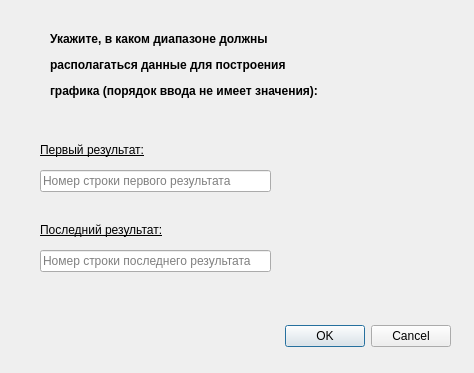
<?xml version="1.0" encoding="UTF-8"?>
<ui version="4.0">
 <class>user_data_for_chart</class>
 <widget class="QDialog" name="user_data_for_chart">
  <property name="geometry">
   <rect>
    <x>0</x>
    <y>0</y>
    <width>474</width>
    <height>373</height>
   </rect>
  </property>
  <property name="windowTitle">
   <string>Получение данных для построения графика</string>
  </property>
  <widget class="QDialogButtonBox" name="dialog_btns">
   <property name="geometry">
    <rect>
     <x>250</x>
     <y>320</y>
     <width>201</width>
     <height>32</height>
    </rect>
   </property>
   <property name="orientation">
    <enum>Qt::Horizontal</enum>
   </property>
   <property name="standardButtons">
    <set>QDialogButtonBox::Cancel|QDialogButtonBox::Ok</set>
   </property>
  </widget>
  <widget class="QLabel" name="title_plotting">
   <property name="geometry">
    <rect>
     <x>50</x>
     <y>20</y>
     <width>361</width>
     <height>91</height>
    </rect>
   </property>
   <property name="text">
    <string>&lt;html&gt;&lt;head/&gt;&lt;body&gt;&lt;p&gt;&lt;span style=&quot; font-size:9pt; font-weight:600;&quot;&gt;Укажите, в каком диапазоне должны &lt;/span&gt;&lt;/p&gt;&lt;p&gt;&lt;span style=&quot; font-size:9pt; font-weight:600;&quot;&gt;располагаться данные для построения &lt;/span&gt;&lt;/p&gt;&lt;p&gt;&lt;span style=&quot; font-size:9pt; font-weight:600;&quot;&gt;графика (порядок ввода не имеет значения):&lt;/span&gt;&lt;/p&gt;&lt;/body&gt;&lt;/html&gt;</string>
   </property>
  </widget>
  <widget class="QLineEdit" name="LE_first_result">
   <property name="geometry">
    <rect>
     <x>40</x>
     <y>170</y>
     <width>231</width>
     <height>22</height>
    </rect>
   </property>
   <property name="placeholderText">
    <string>Номер строки первого результата</string>
   </property>
  </widget>
  <widget class="QLineEdit" name="LE_last_result">
   <property name="geometry">
    <rect>
     <x>40</x>
     <y>250</y>
     <width>231</width>
     <height>22</height>
    </rect>
   </property>
   <property name="placeholderText">
    <string>Номер строки последнего результата</string>
   </property>
  </widget>
  <widget class="QLabel" name="lbl_result_1">
   <property name="geometry">
    <rect>
     <x>40</x>
     <y>140</y>
     <width>141</width>
     <height>21</height>
    </rect>
   </property>
   <property name="text">
    <string>&lt;html&gt;&lt;head/&gt;&lt;body&gt;&lt;p&gt;&lt;span style=&quot; font-size:9pt; text-decoration: underline;&quot;&gt;Первый результат:&lt;/span&gt;&lt;/p&gt;&lt;/body&gt;&lt;/html&gt;</string>
   </property>
  </widget>
  <widget class="QLabel" name="lbl_result_2">
   <property name="geometry">
    <rect>
     <x>40</x>
     <y>220</y>
     <width>161</width>
     <height>21</height>
    </rect>
   </property>
   <property name="text">
    <string>&lt;html&gt;&lt;head/&gt;&lt;body&gt;&lt;p&gt;&lt;span style=&quot; font-size:9pt; text-decoration: underline;&quot;&gt;Последний результат:&lt;/span&gt;&lt;/p&gt;&lt;/body&gt;&lt;/html&gt;</string>
   </property>
  </widget>
 </widget>
 <resources/>
 <connections>
  <connection>
   <sender>dialog_btns</sender>
   <signal>accepted()</signal>
   <receiver>user_data_for_chart</receiver>
   <slot>accept()</slot>
   <hints>
    <hint type="sourcelabel">
     <x>248</x>
     <y>254</y>
    </hint>
    <hint type="destinationlabel">
     <x>157</x>
     <y>274</y>
    </hint>
   </hints>
  </connection>
  <connection>
   <sender>dialog_btns</sender>
   <signal>rejected()</signal>
   <receiver>user_data_for_chart</receiver>
   <slot>reject()</slot>
   <hints>
    <hint type="sourcelabel">
     <x>316</x>
     <y>260</y>
    </hint>
    <hint type="destinationlabel">
     <x>286</x>
     <y>274</y>
    </hint>
   </hints>
  </connection>
 </connections>
</ui>
